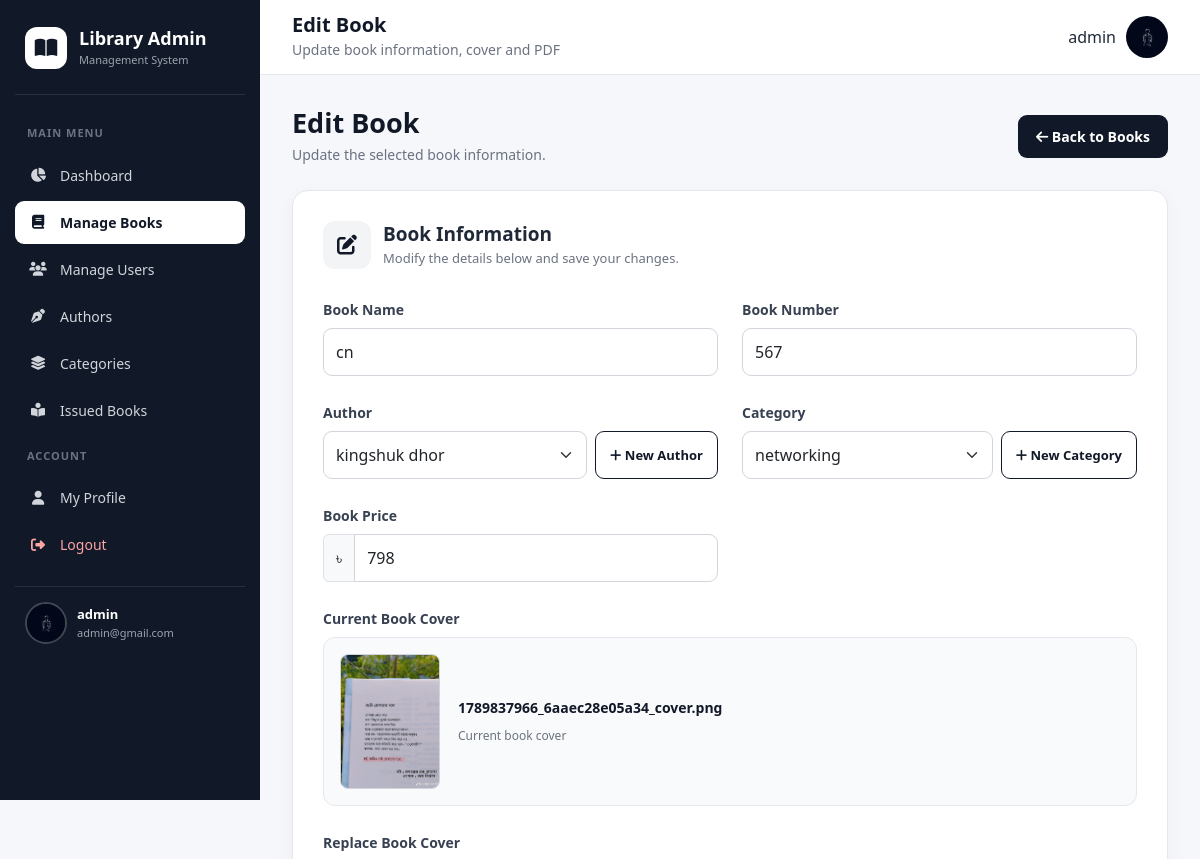
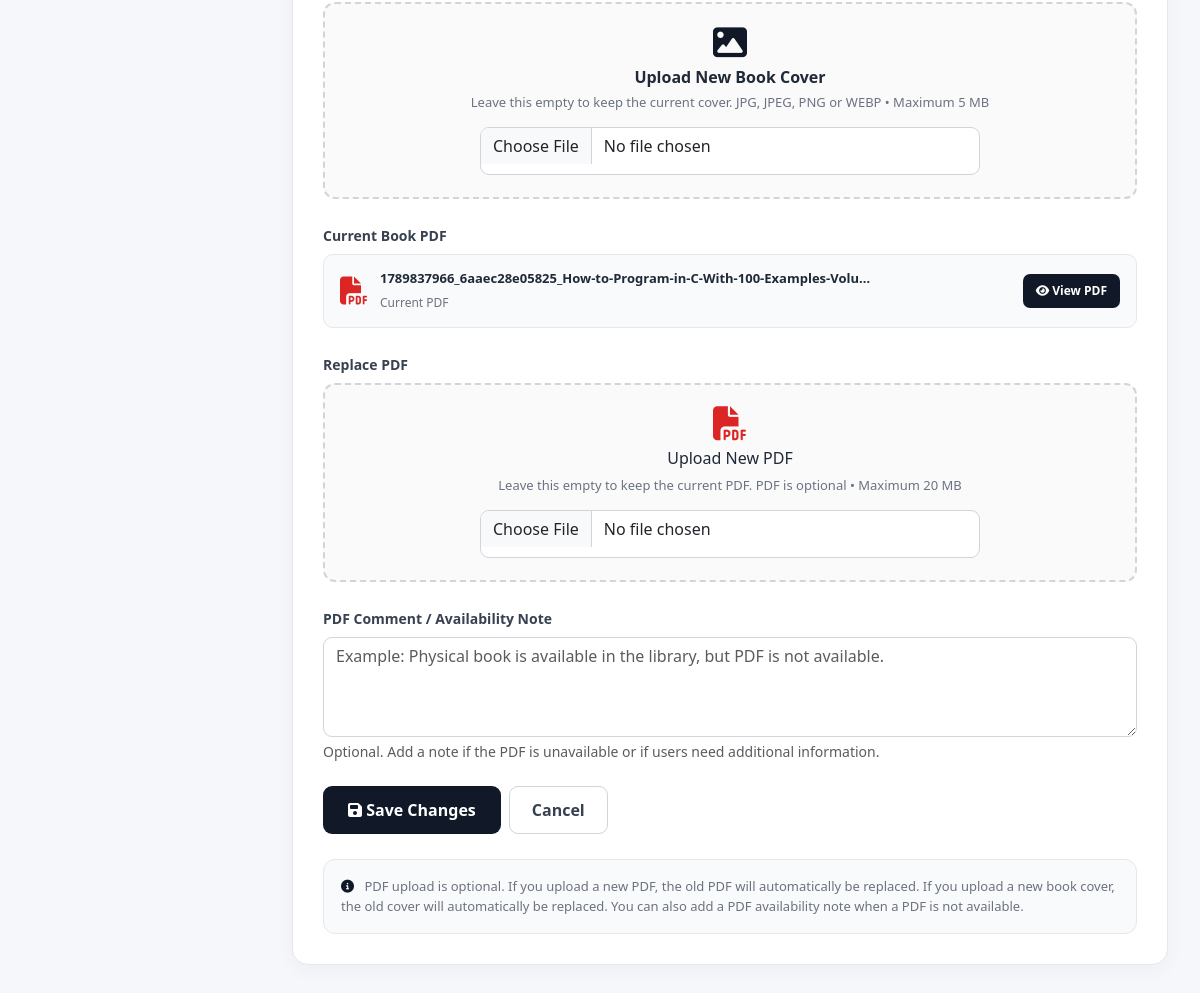
The page /admin/edit_book.php?id=9 (signed in) on the database its author committed (2 pictures, top to bottom).
### tables this page shows
CREATE TABLE `books` (
  `book_id` int(11) NOT NULL,
  `book_name` varchar(250) NOT NULL,
  `author_id` int(11) DEFAULT NULL,
  `pending_author_name` varchar(250) DEFAULT NULL,
  `cat_id` int(11) DEFAULT NULL,
  `pending_category_name` varchar(100) DEFAULT NULL,
  `book_no` int(11) NOT NULL,
  `book_price` int(11) NOT NULL,
  `book_file` varchar(255) DEFAULT NULL,
  `pdf_comment` varchar(500) DEFAULT NULL,
  `book_cover` varchar(255) DEFAULT NULL,
  `added_by` int(11) DEFAULT NULL,
  `added_by_type` varchar(20) NOT NULL DEFAULT 'Admin',
  `approval_status` varchar(20) NOT NULL DEFAULT 'Approved',
  `rejection_reason` varchar(255) DEFAULT NULL
);

CREATE TABLE `authors` (
  `author_id` int(11) NOT NULL,
  `author_name` varchar(250) NOT NULL
);

CREATE TABLE `category` (
  `cat_id` int(11) NOT NULL,
  `cat_name` varchar(100) NOT NULL
);

### admin/edit_book.php (the view, shortened to what the rows shown need)
<?php
$conn = mysqli_connect("localhost", "root", "", "lms");
$admin_id = $_SESSION["admin_id"];
$admin_query = mysqli_query(
    $conn,
    "SELECT name, email, profile_image
     FROM admins
     WHERE id = '$admin_id'"
);
$admin = mysqli_fetch_assoc($admin_query);
$admin_name = $admin["name"];
$admin_email = $admin["email"];
$profile_image = $admin["profile_image"];
$book_id = intval($_GET["id"]);
$book_query = mysqli_query(
    $conn,
    "SELECT *
     FROM books
     WHERE book_id = '$book_id'"
);
$book = mysqli_fetch_assoc($book_query);
$authors_query = mysqli_query(
    $conn,
    "SELECT author_id, author_name
     FROM authors
     ORDER BY author_name ASC"
);
$categories_query = mysqli_query(
    $conn,
    "SELECT cat_id, cat_name
     FROM category
     ORDER BY cat_name ASC"
);
?>
<!DOCTYPE html>
<html lang="en">
<head>
    <link
        href="https://cdn.jsdelivr.net/npm/bootstrap@5.3.1/dist/css/bootstrap.min.css"
        rel="stylesheet"
    >
    <link
        rel="stylesheet"
        href="https://cdnjs.cloudflare.com/ajax/libs/font-awesome/6.5.2/css/all.min.css"
    >
</head>
<body>
<div class="sidebar">
    <div class="admin-box">
        <?php if (!empty($profile_image) && file_exists("uploads/" . $profile_image)): ?>
            <img
                src="uploads/<?php echo htmlspecialchars($profile_image); ?>"
                class="admin-photo"
                alt="Admin"
            >
        <?php else: ?>
            <div class="admin-default">
                <i class="fa-solid fa-user"></i>
            </div>
        <?php endif; ?>
        <div class="admin-info">
            <strong>
                <?php echo htmlspecialchars($admin_name); ?>
            </strong>
            <span>
                <?php echo htmlspecialchars($admin_email); ?>
            </span>
        </div>
    </div>
</div>
<div class="main">
    <div class="topbar">
        <div class="top-profile">
            <span class="d-none d-md-block">
                <?php echo htmlspecialchars($admin_name); ?>
            </span>
            <?php if (!empty($profile_image) && file_exists("uploads/" . $profile_image)): ?>
                <img
                    src="uploads/<?php echo htmlspecialchars($profile_image); ?>"
                    alt="Admin"
                >
            <?php else: ?>
                <div class="top-default">
                    <i class="fa-solid fa-user"></i>
                </div>
            <?php endif; ?>
        </div>
    </div>
    <div class="content">
        <div class="page-header">
            <div>
                <h2>Edit Book</h2>
            </div>
        </div>
        <div class="form-card">
            <form
                method="POST"
                enctype="multipart/form-data"
            >
                <div class="row">
                    <div class="col-md-6 mb-4">
                        <label class="form-label">
                            Book Name
                        </label>
                        <input
                            type="text"
                            name="book_name"
                            class="form-control"
                            value="<?php echo htmlspecialchars($book["book_name"]); ?>"
                            required
                        >
                    </div>
                    <div class="col-md-6 mb-4">
                        <label class="form-label">
                            Book Number
                        </label>
                        <input
                            type="number"
                            name="book_no"
                            class="form-control"
                            value="<?php echo htmlspecialchars($book["book_no"]); ?>"
                            required
                        >
                    </div>
                    <div class="col-md-6 mb-4">
                        <div class="d-flex gap-2">
                            <select
                                name="author_id"
                                id="authorSelect"
                                class="form-select"
                                required
                            >
                                <?php while ($author = mysqli_fetch_assoc($authors_query)): ?>
                                    <option
                                        value="<?php echo $author["author_id"]; ?>"
                                        <?php
                                        if ($author["author_id"] == $book["author_id"]) {
                                            echo "selected";
                                        }
                                        ?>
                                    >
                                        <?php echo htmlspecialchars($author["author_name"]); ?>
                                    </option>
                                <?php endwhile; ?>
                            </select>
                            <button
                                type="button"
                                class="quick-add-btn"
                                data-bs-toggle="modal"
                                data-bs-target="#authorModal"
                            >
                                <i class="fa-solid fa-plus"></i>
                                New Author
                            </button>
                        </div>
                    </div>
                    <div class="col-md-6 mb-4">
                        <div class="d-flex gap-2">
                            <select
                                name="cat_id"
                                id="categorySelect"
                                class="form-select"
                                required
                            >
                                <?php while ($category = mysqli_fetch_assoc($categories_query)): ?>
                                    <option
                                        value="<?php echo $category["cat_id"]; ?>"
                                        <?php
                                        if ($category["cat_id"] == $book["cat_id"]) {
                                            echo "selected";
                                        }
                                        ?>
                                    >
                                        <?php echo htmlspecialchars($category["cat_name"]); ?>
                                    </option>
                                <?php endwhile; ?>
                            </select>
                            <button
                                type="button"
                                class="quick-add-btn"
                                data-bs-toggle="modal"
                                data-bs-target="#categoryModal"
                            >
                                <i class="fa-solid fa-plus"></i>
                                New Category
                            </button>
                        </div>
                    </div>
                    <div class="col-md-6 mb-4">
                        <div class="input-group">
                            <span class="input-group-text">
                                ৳
                            </span>
                            <input
                                type="number"
                                name="book_price"
                                class="form-control"
                                value="<?php echo htmlspecialchars($book["book_price"]); ?>"
                                min="0"
                                required
                            >
                        </div>
                    </div>
                </div>
                <div class="mb-4">
                    <?php if (
                        !empty($book["book_cover"]) &&
                        file_exists("../images/books/" . $book["book_cover"])
                    ): ?>
                        <div class="current-cover">
                            <img
                                src="../images/books/<?php echo rawurlencode($book["book_cover"]); ?>"
                                class="current-cover-image"
                                alt="Book Cover"
                            >
                            <div class="cover-info">
                                <strong>
                                    <?php echo htmlspecialchars($book["book_cover"]); ?>
                                </strong>
                                <span>
                                    Current book cover
                                </span>
                            </div>
                        </div>
                    <?php else: ?>
                        <div class="alert alert-secondary">
                            No book cover has been uploaded for this book.
                        </div>
                    <?php endif; ?>
                </div>
                <div class="mb-4">
                    <?php if (!empty($book["book_file"])): ?>
                        <div class="current-pdf">
                            <div class="pdf-info">
                                <i class="fa-solid fa-file-pdf"></i>
                                <div>
                                    <strong>
                                        <?php echo htmlspecialchars($book["book_file"]); ?>
                                    </strong>
                                    <span>
                                        Current PDF
                                    </span>
                                </div>
                            </div>
                            <a
                                href="../books/<?php echo rawurlencode($book["book_file"]); ?>"
                                target="_blank"
                                class="read-btn"
                            >
                                <i class="fa-solid fa-eye"></i>
                                View PDF
                            </a>
                        </div>
                    <?php else: ?>
                        <div class="alert alert-secondary">
                            No PDF has been uploaded for this book.
                        </div>
                    <?php endif; ?>
                </div>
            </form>
        </div>
    </div>
</div>
</body>
</html>

### rows shown on the page
books: book_name "cn", book_no "567", author_id "kingshuk dhor", cat_id "networking", book_price "798", book_cover (picture), book_cover "1789837966_6aaec28e05a34_cover.png", book_file "1789837966_6aaec28e05825_How-to-Program-in-C-With-100-Examples-Volu…"

### other values the page prints
$admin_name "admin"
$admin_email "admin@gmail.com"
